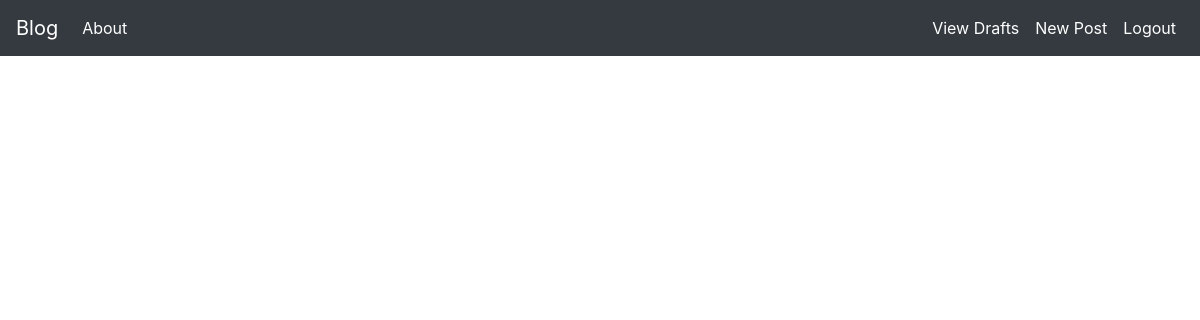
Before: /drafts/ (signed in) with the older database file.
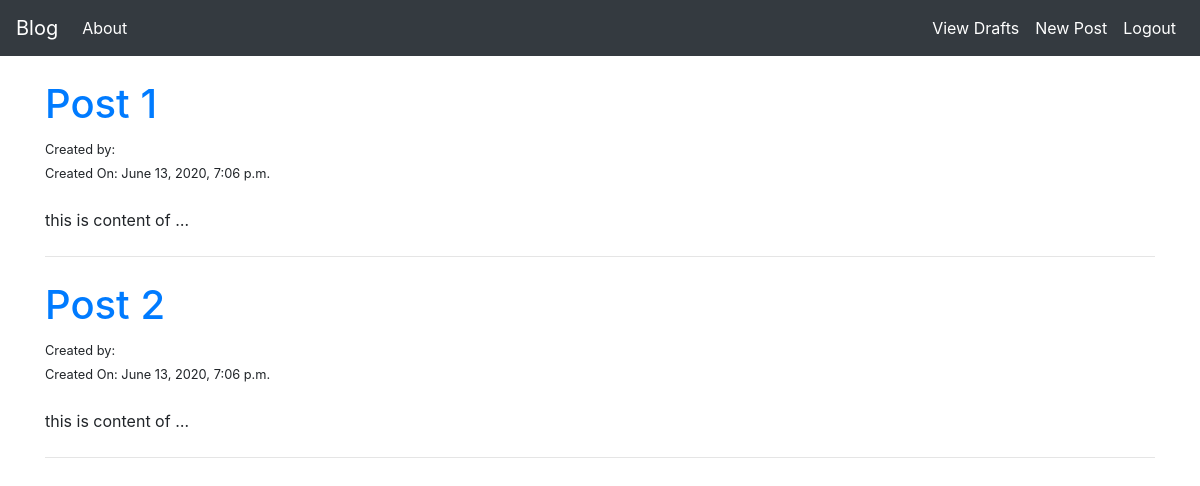
After: the same page with the newer database file.
### blog/models.py (models this page shows, shortened)
class Post(models.Model):
    author = models.ForeignKey(settings.AUTH_USER_MODEL,on_delete=models.CASCADE,related_name="posts")
    title = models.CharField(max_length=200)
    text = models.TextField()
    create_date = models.DateTimeField(default=timezone.now())
    publish_date = models.DateTimeField(blank=True,null=True)

### blog/views.py (the view)
# urls.py: path("drafts/",views.DraftPostList.as_view(),name="draft_list"),
class DraftPostList(LoginRequiredMixin,ListView):
    login_url = "/login/"
    model = Post
    template_name = "blog/draft_list.html"
    def get_queryset(self):
        return Post.objects.filter(publish_date__isnull=True).order_by("-create_date")

### blog/templates/blog/draft_list.html
{% extends "blog/base.html" %}
{% block body_block %}
    <br>
    {% for item in object_list %}
        <h1> <a href="{% url "post_detail" pk=item.pk %}">{{item.title}}</a> </h1>
        <small>Created by: {{ item.author.first_name }} {{ item.author.last_name }}</small><br>
        <small>Created On: {{item.create_date}}</small>
        <br> <br>
        <p>{{item.text | truncatewords:4 }}</p>
        <hr class="my-4">
    {% endfor %}
{% endblock %}

Changed rows visible on the page:
added Post: title "Post 1", create_date "June 13, 2020, 7:06 p.m.", text "this is content of …"
added Post: title "Post 2", create_date "June 13, 2020, 7:06 p.m.", text "this is content of …"
